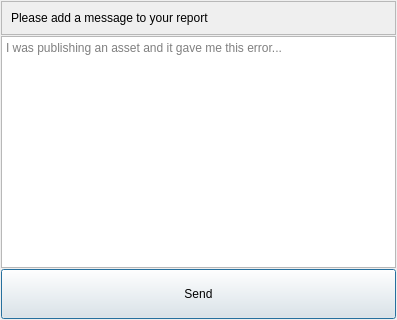
<?xml version="1.0" encoding="UTF-8"?>
<ui version="4.0">
 <class>Dialog</class>
 <widget class="QDialog" name="Dialog">
  <property name="geometry">
   <rect>
    <x>0</x>
    <y>0</y>
    <width>397</width>
    <height>320</height>
   </rect>
  </property>
  <property name="windowTitle">
   <string>Dialog</string>
  </property>
  <layout class="QVBoxLayout" name="verticalLayout_2">
   <property name="spacing">
    <number>1</number>
   </property>
   <property name="leftMargin">
    <number>1</number>
   </property>
   <property name="topMargin">
    <number>1</number>
   </property>
   <property name="rightMargin">
    <number>1</number>
   </property>
   <property name="bottomMargin">
    <number>1</number>
   </property>
   <item>
    <layout class="QVBoxLayout" name="verticalLayout">
     <property name="spacing">
      <number>1</number>
     </property>
     <item>
      <widget class="QFrame" name="frame">
       <property name="minimumSize">
        <size>
         <width>0</width>
         <height>30</height>
        </size>
       </property>
       <property name="frameShape">
        <enum>QFrame::StyledPanel</enum>
       </property>
       <property name="frameShadow">
        <enum>QFrame::Raised</enum>
       </property>
       <layout class="QVBoxLayout" name="verticalLayout_3">
        <item>
         <widget class="QLabel" name="label">
          <property name="text">
           <string>Please add a message to your report</string>
          </property>
         </widget>
        </item>
       </layout>
      </widget>
     </item>
     <item>
      <widget class="QTextEdit" name="message_textEdit">
       <property name="placeholderText">
        <string>I was publishing an asset and it gave me this error...</string>
       </property>
      </widget>
     </item>
     <item>
      <widget class="QPushButton" name="report_error_pushButton">
       <property name="minimumSize">
        <size>
         <width>0</width>
         <height>50</height>
        </size>
       </property>
       <property name="text">
        <string>Send</string>
       </property>
      </widget>
     </item>
    </layout>
   </item>
  </layout>
 </widget>
 <resources/>
 <connections/>
</ui>
